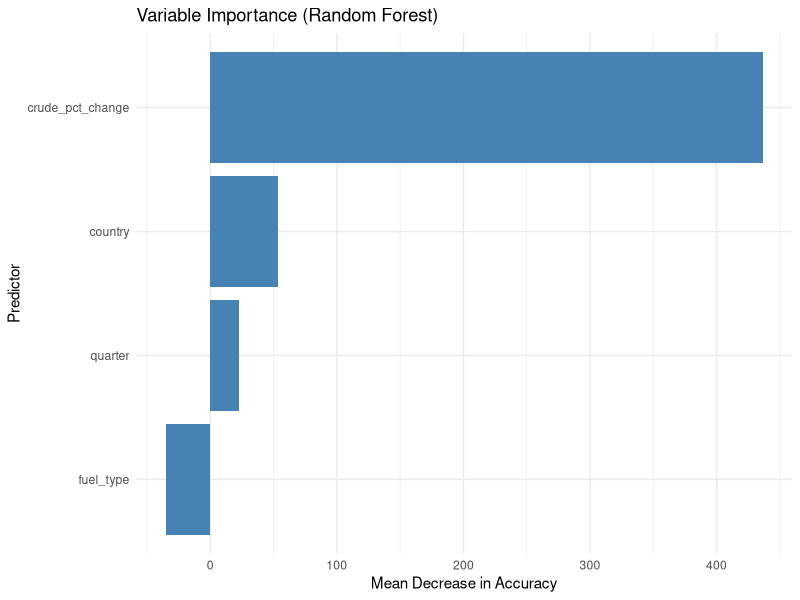
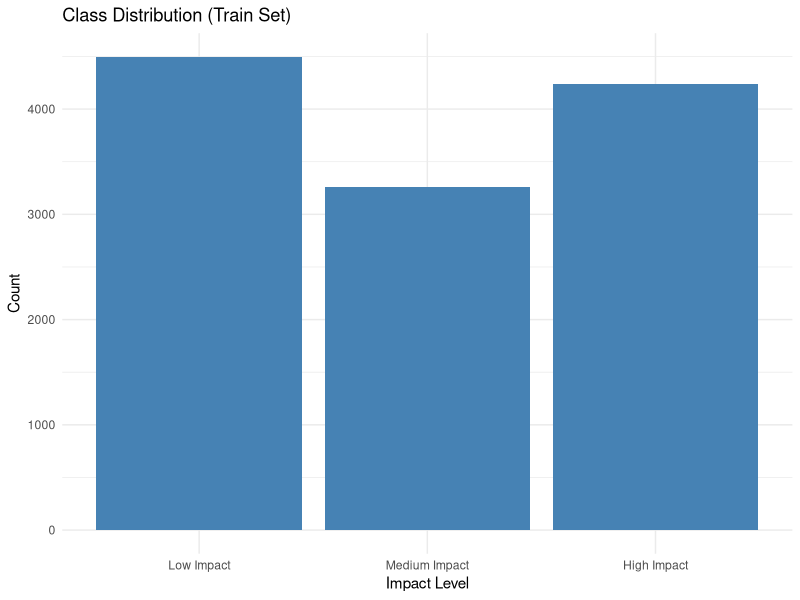
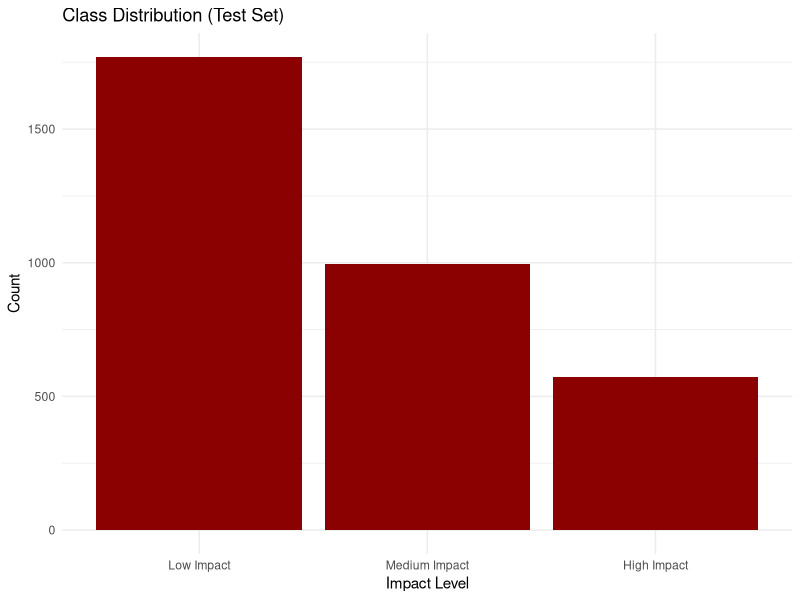
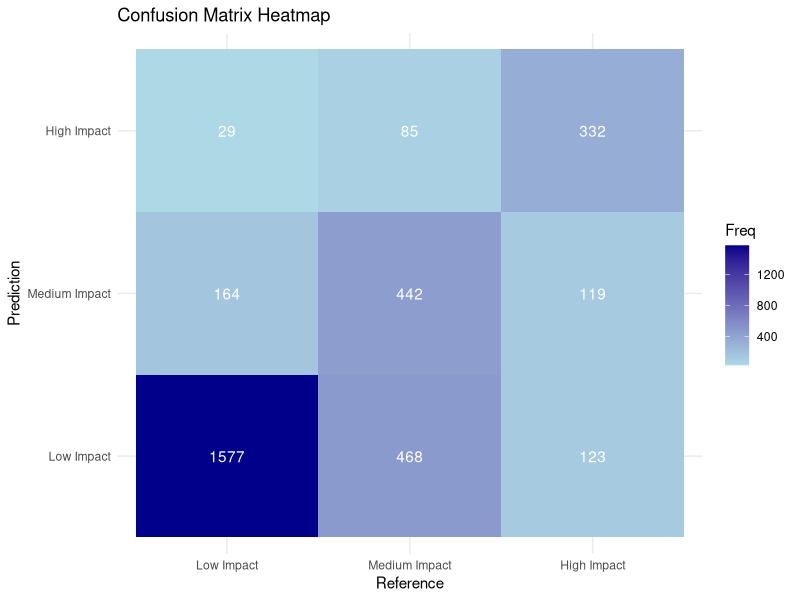

Here is the R script that generated these plots, in order:
## ---- chunk 1
#Load libraries
library(randomForest)
library(caret)
library(ggplot2)
library(pROC)

# Read train/test datasets
train_df <- read.csv("train_df.csv")
test_df  <- read.csv("test_df.csv")

# Ensure factor levels match
train_df$impact_level <- trimws(train_df$impact_level)
test_df$impact_level  <- trimws(test_df$impact_level)

train_df$impact_level <- factor(train_df$impact_level,
                                levels = c("Low Impact","Medium Impact","High Impact"))
test_df$impact_level  <- factor(test_df$impact_level,
                                levels = c("Low Impact","Medium Impact","High Impact"))
## ---- chunk 2
# Check class distribution
cat("Train class counts:\n")
print(table(train_df$impact_level))
cat("Test class counts:\n")
print(table(test_df$impact_level))
## ---- chunk 3
# Train Random Forest model
set.seed(123)
rf_model <- randomForest(impact_level ~ quarter + country + fuel_type +
                           crude_pct_change,
                         data = train_df,
                         ntree = 300,
                         mtry = floor(sqrt(5)),
                         importance = TRUE)
## ---- chunk 4
# Predict on test set
predictions <- predict(rf_model, newdata = test_df)
## ---- chunk 5
cm <- confusionMatrix(predictions, test_df$impact_level)
print(cm)
## ---- chunk 6
precision <- cm$byClass[, "Pos Pred Value"]
recall    <- cm$byClass[, "Sensitivity"]
f1        <- 2 * ((precision * recall) / (precision + recall))

metrics_df <- data.frame(
  Class     = rownames(cm$byClass),
  Precision = round(precision, 3),
  Recall    = round(recall, 3),
  F1_Score  = round(f1, 3),
  Balanced_Accuracy = round(cm$byClass[, "Balanced Accuracy"], 3)
)
print(metrics_df)
## ---- chunk 7
imp <- importance(rf_model)
imp_df <- data.frame(Variable = rownames(imp),
                     MeanDecreaseAccuracy = imp[, "MeanDecreaseAccuracy"])

ggplot(imp_df, aes(x = reorder(Variable, MeanDecreaseAccuracy),
                   y = MeanDecreaseAccuracy)) +
  geom_bar(stat = "identity", fill = "steelblue") +
  coord_flip() +
  labs(title = "Variable Importance (Random Forest)",
       x = "Predictor",
       y = "Mean Decrease in Accuracy") +
  theme_minimal()
## ---- chunk 8
ggplot(train_df, aes(x = impact_level)) +
  geom_bar(fill = "steelblue") +
  labs(title = "Class Distribution (Train Set)", x = "Impact Level", y = "Count") +
  theme_minimal()

ggplot(test_df, aes(x = impact_level)) +
  geom_bar(fill = "darkred") +
  labs(title = "Class Distribution (Test Set)", x = "Impact Level", y = "Count") +
  theme_minimal()
## ---- chunk 9
cm_table <- as.data.frame(cm$table)
ggplot(cm_table, aes(x = Reference, y = Prediction, fill = Freq)) +
  geom_tile() +
  geom_text(aes(label = Freq), color = "white") +
  scale_fill_gradient(low = "lightblue", high = "darkblue") +
  labs(title = "Confusion Matrix Heatmap") +
  theme_minimal()
